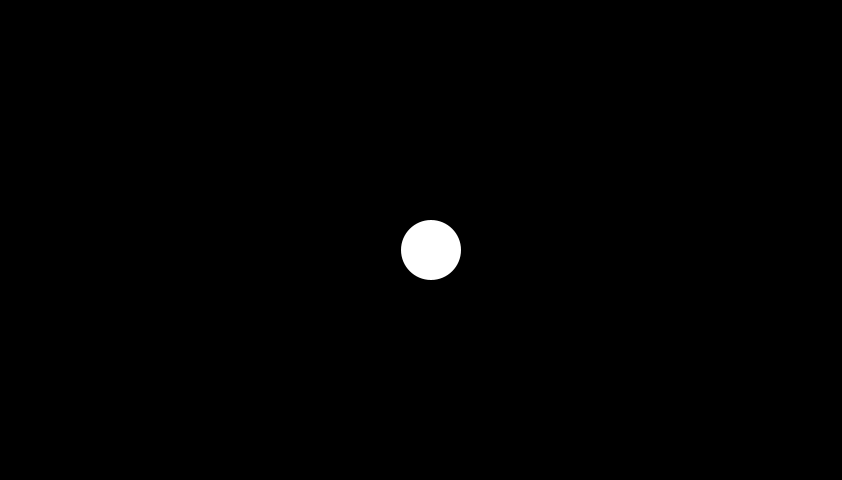
Frame 1 (no input)
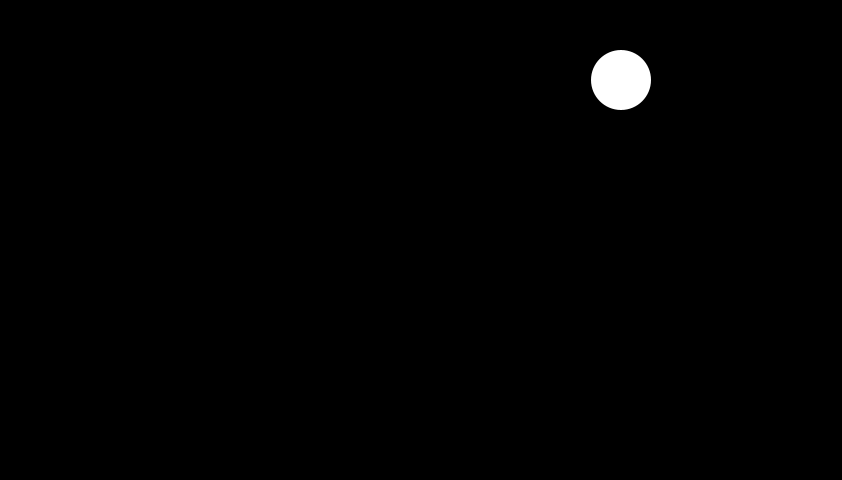
Frame 60 (the mouse pressed at the canvas centre just before this capture)
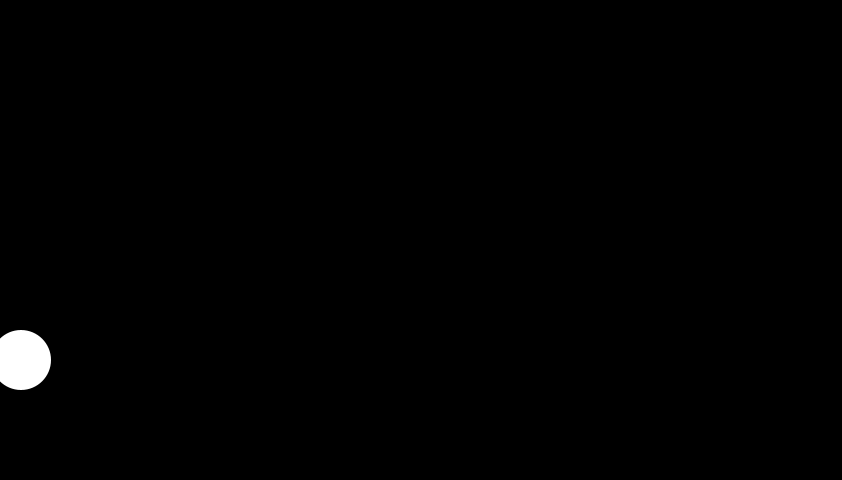
Frame 120 (the mouse held since frame 60 and released just before this capture)

The Processing sketch that drew these frames (run headless with seeded random() and noise(); from frame 60 on, the mouse is pressed at the canvas centre):

// Processing sketch: Lab_04_BouncingCircle
// ── Lab_04_BouncingCircle.pde
int radius = 30;        
int positionX, positionY;    
int dispalcementX = 2;  
int dispalcementY = 2;

int velocity = 5;


void setup() 
{
  size(842, 480);
  noStroke();
  frameRate(30);
  ellipseMode(RADIUS);
  positionX = width/2;
  positionY = height/2;
}

void draw() 
{
  background(0);
  positionX = positionX + ( velocity * dispalcementX );
  positionY = positionY + ( velocity * dispalcementY );
  if (positionX > width-radius || positionX < radius) {
    dispalcementX *= -1;
  }
  if (positionY > height-radius || positionY < radius) {
    dispalcementY *= -1;
  }
  ellipse(positionX, positionY, radius, radius);
}

void keyPressed(){
  loop();
  if(key == 'r' || key == 'R'){
    positionX = width/2;
    positionY = height/2;
    velocity = 0;
  }
}

void mousePressed(){
  loop();
  if(mouseButton == LEFT && velocity == 0){
    velocity = 5;
  }
}
